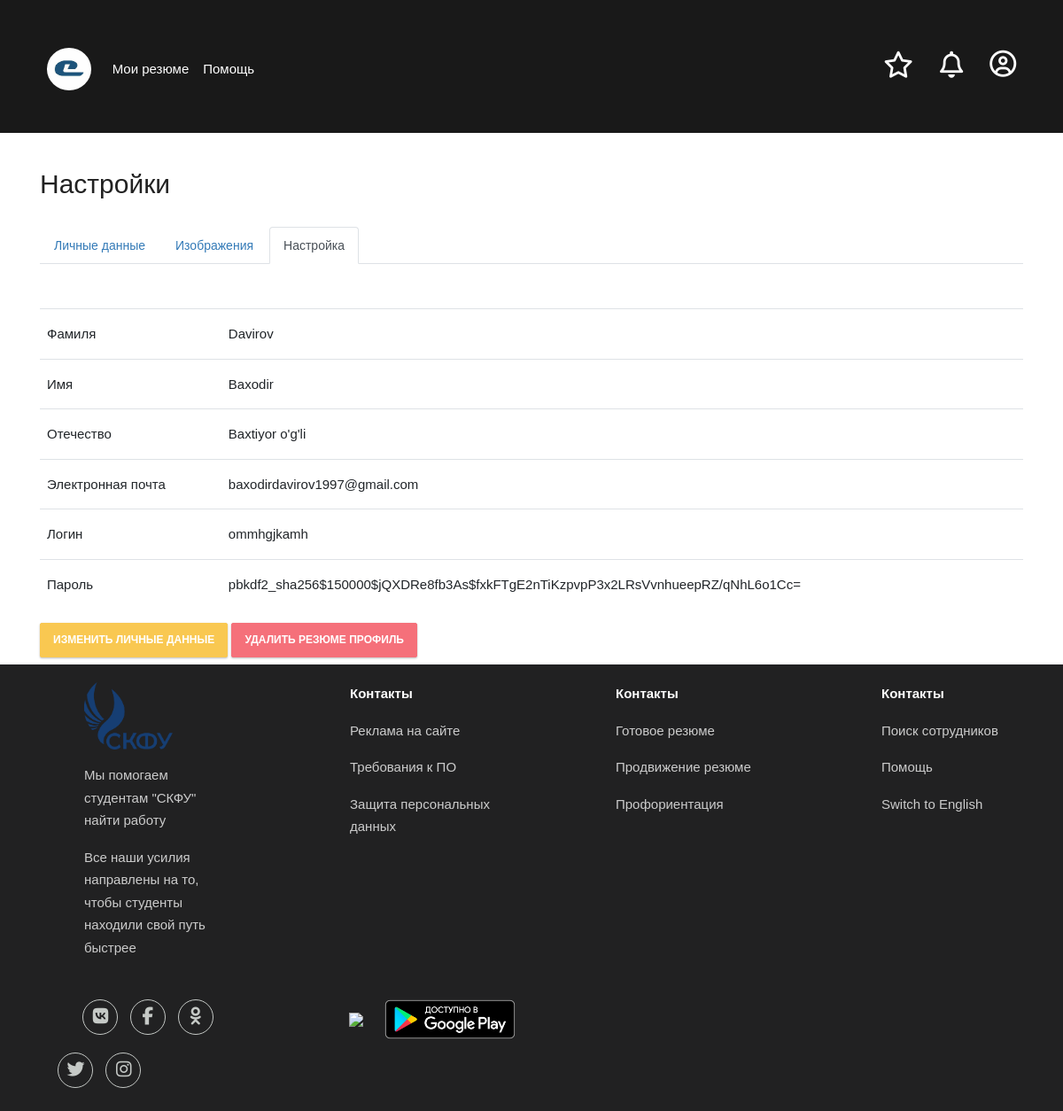
Screenshot of /s_details/ (signed in) with the database file from the repository.
### administrator/models.py (models this page shows)
class Summaries(models.Model):
    user = models.OneToOneField(User, on_delete = models.CASCADE, primary_key = True)
    father_name = models.CharField(max_length=60, blank=True)
    summary_image_u = models.ImageField(null=True, blank=True, upload_to='images')
    class Meta:
        verbose_name = '3. Database for Summary'
        verbose_name_plural = '3. Database for Summary'

class User(AbstractUser):
    last_name = models.CharField(max_length=100)
    first_name = models.CharField(max_length=100)
    email = models.CharField(max_length=100)
    class Meta:
        verbose_name = '1. All users Database'
        verbose_name_plural = '1. All users Database'

### summary_vacancy/views.py (the view)
# urls.py: path('s_details/', views.summary_profile_dataile, name='s_details'),
def summary_profile_dataile(request):
    a = Summaries.objects.filter(user=request.user)
    return render(request, 'summary_vacancy/summary_profile_dataile.html', {'a': a})
    pass

### summary_vacancy/templates/summary_vacancy/summary_profile_dataile.html (shortened to what this page needs)
<!DOCTYPE html>
<html>
  <head>
    {% load static %}
    <link rel="stylesheet" type="text/css" href="{% static 'bootstrap/css/bootstrap.min.css' %}">
    <link rel="stylesheet" type="text/css" href="{% static 'bootstrap/js/bootstrap.min.js' %}">
    <link href="{% static 'assets/css/theme/collapse/theme_style.css' %}" rel="stylesheet" id="rt_style_components"
      type="text/css" />
  </head>
  <body style="background: rgba(0,0,0,0.9);">
    <div class="container-fluid">
      <div class="row" style="width: 98%; margin: auto; height: 150px; padding-left: 0px; padding-right: 0px;">
        <div class="col-sm" style=" padding: 10px;">
          <nav class="navbar navbar-expand-lg navbar-light " style="margin-top: 30px;">
            <a class="navbar-brand" href="{% url 'summary_vacancy:s_profile' %}">
              <img src="{% static 'bootstrap/images/logo_white.jpg' %}" style="border-radius: 50%; width: 50px;">
            </a>
            <div class="collapse navbar-collapse" id="navbarSupportedContent">
              <ul class="navbar-nav mr-auto">
                <li class="nav-item active">
                  {% if request.user.is_authenticated %}
                    {% for summaries in a %}
                      <a class="nav-link" href="{% url 'summary_vacancy:meine_biografiess' %}" style="color: white;">Мои резюме <span class="sr-only">(current)</span></a>
                    </li>
                    <li class="nav-item active">
                      <a class="nav-link" href="#" style="color: white;">Помощь <span class="sr-only">(current)</span></a>
                    </li>
                  </ul>
                  <a href="#">
                    <h4 style="margin-right: 30px;">
                    <i class="far fa-star" style="font-size: 20px; color: white; font-size: 30px;"></i>
                    </h4>
                  </a>
                  <a href="#">
                    <h4 style="margin-right: 30px;">
                    <i class="far fa-bell" style="font-size: 20px; color: white; font-size: 30px;"></i>
                    </h4>
                  </a>
                    <a href="javascript:;" class="dropdown-toggle" data-toggle="dropdown" data-hover="dropdown"
                          data-close-others="true">
                      <i class="far fa-user-circle" style="font-size: 20px; color: white; font-size: 30px;"></i>
                        </a>
                {% endfor %}
              {% endif %}
            </nav>
          </div>
        </div>
      </div>
        <div class="container-fluid" style="background: white; height: auto;">
          <div class="container">
            <div class="row" style="height: 600px;>
              <div class="col-sm">
                {% for p in a %}
                <div class="container-fluid" style="margin-top: 40px;">
                  <h2>Настройки</h2>
                  <ul class="nav nav-tabs" style="margin-top: 30px;">
                    <li class="nav-item">
                      <a class="nav-link" href="{% url 'summary_vacancy:user_profile' %}">Личные данные</a>
                    </li>
                    <li class="nav-item">
                      <a class="nav-link"  href="{% url 'summary_vacancy:book_editt' user.id %}">Изображения</a>
                    </li>
                    <li class="nav-item">
                      <a class="nav-link active" href="{% url 'summary_vacancy:s_details' %}">Настройка</a>
                    </li>
                  </ul>
                  <table class="table table-hover" style="margin-top: 50px;">
                    <thead>
                      <tr>
                        <td scope="col">Фамиля</td>
                        <td scope="col">{{p.user.last_name}}</td>
                      </tr>
                    </thead>
                    <tbody>
                      <tr>
                       <td scope="col">Имя</td>
                        <td scope="col">{{p.user.first_name}}</td>
                      </tr>
                      <tr>
                       <td scope="col">Отечество</td>
                        <td scope="col">{{p.father_name}}</td>
                      </tr>
                      <tr>
                         <td scope="col">Электронная почта</td>
                        <td scope="col">{{p.user.email}}</td>
                      </tr>
                      <tr>
                         <td scope="col">Логин</td>
                        <td scope="col">{{p.user.username}}</td>
                      </tr>
                      <tr>
                         <td scope="col">Пароль</td>
                        <td scope="col">{{p.user.password}}</td>
                      </tr>
                    </tbody>
                  </table>
                  <a href="{% url 'summary_vacancy:book_edit' user.id %}">
                  <button type="button" class="btn btn-warning">изменить личные данные</button>
                  </a>
                  <button type="button" class="btn btn-danger">удалить резюме профиль</button>
                  {% endfor %}
                </div>
              </div>
            </div>
          </div>
    <footer>
      <div class="container-fluid">
        <div class="row" style="background: #212122; height: auto;">
          <div class="col-sm" style="padding: 20px; margin-left: 60px; color: white;">
            <p class="col">
              <img style="width: 100px;" src="{% static 'assets/img/Логотип_СКФУ.png' %}">
            </p>
            <p class="col">Мы помогаем студентам "СКФУ" найти работу</p>
            <p class="col">Все наши усилия направлены на то, чтобы студенты находили свой путь быстрее</p>
          </div>
          <div class="col-sm" style="padding: 20px; margin-left: 60px; color: white;">
            <p class="col" style="color: white; font-weight: bold;">Контакты</p>
            <p class="col">Реклама на сайте</p>
            <p class="col">Требования к ПО</p>
            <p class="col">Защита персональных данных</p>
          </div>
          <div class="col-sm" style="padding: 20px; margin-left: 60px; color: white;">
            <p class="col" style="color: white; font-weight: bold;">Контакты</p>
            <p class="col">Готовое резюме</p>
            <p class="col">Продвижение резюме</p>
            <p class="col">Профориентация</p>
          </div>
          <div class="col-sm" style="padding: 20px; margin-left: 60px; color: white;">
            <p class="col" style="color: white; font-weight: bold;">Контакты</p>
            <p class="col">Поиск сотрудников</p>
            <p class="col">Помощь</p>
            <p class="col">Switch to English</p>
          </div>
        </div>
      </div>
      <div class="container-fluid" style="background: #212122;">
        <div class="row">
          <div class="col-md-3">
            <ul class="sil">
              <li style="margin-left: 38px;">
                <a href="#" >
                  <h4 style="border: 1px solid rgb(197, 201, 198); border-radius: 50px; width: 40px; height: 40px;">
                  <i class="fab fa-vk" style="font-size: 20px; color: rgb(197, 201, 198); margin-top: 11px; margin-left: 7px;"></i>
                  </h4>
                </a>
              </li>
              <li>
                <a href="#">
                  <h4 style=" border: 1px solid rgb(197, 201, 198); border-radius: 50px; width: 40px; height: 40px; ">
                  <i class="fab fa-facebook-f" style="font-size: 20px; color: rgb(197, 201, 198); margin-top: 11px; margin-left: 6px;"></i>
                  </h4>
                </a>
              </li>
              <li>
                <a href="#">
                  <h4 style="border: 1px solid rgb(197, 201, 198); border-radius: 50px; width: 40px; height: 40px;">
                  <i class="fab fa-odnoklassniki" style="font-size: 20px; color: rgb(197, 201, 198); margin-top: 11px; margin-left: 6px;"></i>
                  </h4>
                </a>
              </li>
              <li>
                <a href="#">
                  <h4 style="border: 1px solid rgb(197, 201, 198); border-radius: 50px; width: 40px; height: 40px;">
                  <i class="fab fa-twitter" style="font-size: 20px; color: rgb(197, 201, 198); margin-top: 11px; margin-left: 7px;"></i>
                  </h4>
                </a>
              </li>
              <li>
                <a href="#">
                  <h4 style="border: 1px solid rgb(197, 201, 198); border-radius: 50px; width: 40px; height: 40px;">
                  <i class="fab fa-instagram" style="font-size: 20px; color: rgb(197, 201, 198); margin-top: 11px; margin-left: 7px;"></i>
                  </h4>
                </a>
              </li>
            </ul>
          </div>
          <div class="col-sm">
            <ul class="sill">
              <li style="margin-left: 39px;">
                <a href="#">
                  <h4>
                  <img style="width: 130px; margin-top: 5px;" src="{% static 'assets/img/Download-on-the-App-Store-button.png' %}">
                  </h4>
                </a>
              </li>
              <li>
                <a href="#">
                  <h4>
                  <img style="width: 168px; margin-top: 5px;" src="{% static 'assets/img/google-play-badge-ru.png' %}">
                  </h4>
                </a>
              </li>
            </ul>
          </div>
        </div>
      </div>
    </footer>
  </body>
</html>

### summary_vacancy/templates/summary_vacancy/summary_profile_dataile.html (style rules this page uses)
.col { color: #CCCCCC; }
.sil li { display: inline-block; color: white; margin-left: 10px; }
.sill li { display: inline-block; color: white; margin-top: -15px; margin-left: 10px; }

### rows the page displays
Summaries: user.last_name "Davirov", user.first_name "Baxodir", father_name "Baxtiyor o'g'li", user.email "baxodirdavirov1997@gmail.com", user.username "ommhgjkamh", user.password "pbkdf2_sha256$150000$jQXDRe8fb3As$fxkFTgE2nTiKzpvpP3x2LRsVvnhueepRZ/qNhL6o1Cc="
